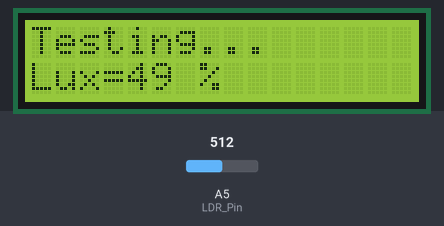
The sketch below on a simulated Arduino Uno, built with avr-gcc and run on an emulated ATmega328P. Parts: 16×2 character LCD. The inputs (shaded band) are chosen by the test bench; at power-on: A5 (LDR_Pin) = 512. What the sketch prints to the serial monitor is not drawn.

Above: at 1.2 s.
1.3 s: A5 (LDR_Pin) set to 716
At 3.2 s:
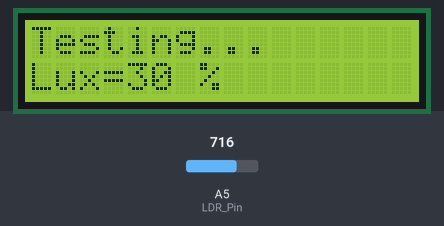
3.5 s: A5 (LDR_Pin) set to 900
At 5.2 s:
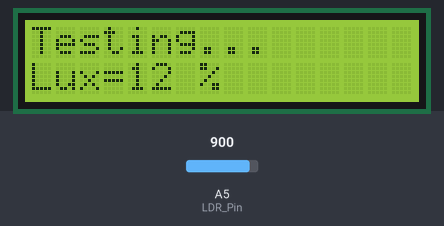
5.5 s: A5 (LDR_Pin) set to 1023
At 7.2 s:
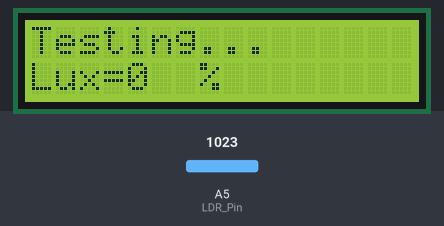
Timing chart, 0 to 8.7 s (numbered marks = the images above; inputs shaded):
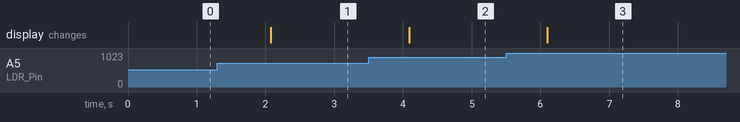

Measured:
- after the input at 1.3 s, the display: changes after 0.78 s (image 1)
- after the input at 3.5 s, the display: changes after 0.59 s (image 2)
- after the input at 5.5 s, the display: changes after 0.60 s (image 3)

The sketch:

LCD_16x2_with_LDR.ino
```cpp
#include <LiquidCrystal.h>

#define LDR_Pin A5
#define ValLen 4

float LDRValue = 0.0;
String LDR_String_Value;

LiquidCrystal Screen16x2(7, 8, 9, 10, 11 , 12);

void setup() {
    Screen16x2.begin(16, 2);
    Serial.begin(9600);
}

void loop() {

    Screen16x2.clear();

    Screen16x2.setCursor(0,0);
    Screen16x2.write("Testing...");

    LDRValue= analogRead(LDR_Pin)*0.004887585532746823069403714565;
    int PercLigth=float_map(LDRValue,5.0,0.0,0,100);
    Screen16x2.setCursor(0,1);
    Screen16x2.write("Lux=");
    Screen16x2.setCursor(4,1);
    LDR_String_Value=String(PercLigth);
    Screen16x2.write(LDR_String_Value.c_str());
    Screen16x2.setCursor(7,1);
    Screen16x2.write("%");
    Serial.println(String(LDRValue));
    delay(1000);

}


float float_map(float x, float in_min, float in_max, float out_min, float out_max) {
  return (x - in_min) * (out_max - out_min) / (in_max - in_min) + out_min;
}
```
